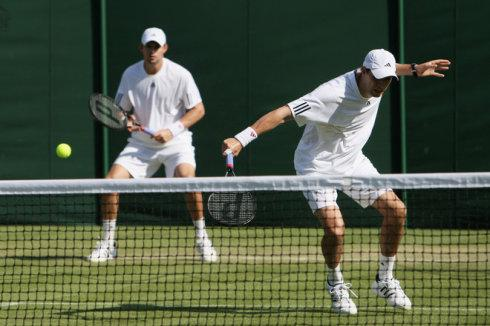
#> input picture Yolact.jittor/test.jpg, 490 x 326 px
$ python -i transforms.py   (imports and definitions only)
#> lines starting #> are read from the running program, lines starting #| are printed output that depends on the picture
# Copyright (c) Facebook, Inc. and its affiliates. All Rights Reserved.
import random

from jittor import nn,init
from PIL import Image, ImageOps, ImageEnhance
import jittor as jt
import numpy as np
import jittor.transform as T
from collections.abc import Sequence,Iterable


class Compose(object):
    def __init__(self, transforms):
        self.transforms = transforms

    # [19 lines left out: functions __call__, __repr__, not called in this run]


class Resize(object):
    # [39 lines left out: functions __init__, get_size, __call__, not called in this run]

def hflip(img):
    return img.transpose(Image.FLIP_LEFT_RIGHT)

def vflip(img):
    return img.transpose(Image.FLIP_TOP_BOTTOM)

class RandomHorizontalFlip(object):
    def __init__(self, prob=0.5):
        self.prob = prob

    # [5 lines left out: function __call__, not called in this run]

class RandomVerticalFlip(object):
    def __init__(self, prob=0.5):
        self.prob = prob

    # [5 lines left out: function __call__, not called in this run]


class Lambda(object):
    """Apply a user-defined lambda as a transform.
    Args:
        lambd (function): Lambda/function to be used for transform.
    """

    def __init__(self, lambd):
        assert callable(lambd), repr(type(lambd).__name__) + " object is not callable"
        self.lambd = lambd

    def __call__(self, img):
        return self.lambd(img)

    def __repr__(self):
        return self.__class__.__name__ + '()'

def _is_pil_image(img):
    return isinstance(img, Image.Image)

# [16 lines left out: function adjust_brightness_pil, not called in this run]


def _is_tensor_a_torch_image(x):
    return x.ndim >= 2

# [228 lines left out: functions _blend, adjust_brightness_tensor, adjust_brightness, adjust_contrast_pil, rgb_to_grayscale, adjust_contrast_tensor and 7 more, not called in this run]


class _ColorJitter(object):
    """Randomly change the brightness, contrast and saturation of an image.
    Args:
        brightness (float or tuple of float (min, max)): How much to jitter brightness.
            brightness_factor is chosen uniformly from [max(0, 1 - brightness), 1 + brightness]
            or the given [min, max]. Should be non negative numbers.
        contrast (float or tuple of float (min, max)): How much to jitter contrast.
            contrast_factor is chosen uniformly from [max(0, 1 - contrast), 1 + contrast]
            or the given [min, max]. Should be non negative numbers.
        saturation (float or tuple of float (min, max)): How much to jitter saturation.
            saturation_factor is chosen uniformly from [max(0, 1 - saturation), 1 + saturation]
            or the given [min, max]. Should be non negative numbers.
        hue (float or tuple of float (min, max)): How much to jitter hue.
            hue_factor is chosen uniformly from [-hue, hue] or the given [min, max].
            Should have 0<= hue <= 0.5 or -0.5 <= min <= max <= 0.5.
    """

    def __init__(self, brightness=0, contrast=0, saturation=0, hue=0):
        super().__init__()
        self.brightness = self._check_input(brightness, 'brightness')
        self.contrast = self._check_input(contrast, 'contrast')
        self.saturation = self._check_input(saturation, 'saturation')
        self.hue = self._check_input(hue, 'hue', center=0, bound=(-0.5, 0.5),
                                     clip_first_on_zero=False)

    def _check_input(self, value, name, center=1, bound=(0, float('inf')), clip_first_on_zero=True):
        if isinstance(value, (int,float)):
            if value < 0:
                raise ValueError("If {} is a single number, it must be non negative.".format(name))
            value = [center - float(value), center + float(value)]
            if clip_first_on_zero:
                value[0] = max(value[0], 0.0)
        elif isinstance(value, (tuple, list)) and len(value) == 2:
            if not bound[0] <= value[0] <= value[1] <= bound[1]:
                raise ValueError("{} values should be between {}".format(name, bound))
        else:
            raise TypeError("{} should be a single number or a list/tuple with lenght 2.".format(name))

        # if value is 0 or (1., 1.) for brightness/contrast/saturation
        # or (0., 0.) for hue, do nothing
        if value[0] == value[1] == center:
            value = None
        return value

    # [30 lines left out: function get_params, not called in this run]

    def __call__(self, img):
        """
        Args:
            img (PIL Image or Tensor): Input image.
        Returns:
            PIL Image or Tensor: Color jittered image.
        """
        fn_idx = np.arange(4)
        np.random.shuffle(fn_idx)

        #fn_idx = jt.randperm(4).numpy()
        for fn_id in fn_idx:
            if fn_id == 0 and self.brightness is not None:
                brightness = self.brightness
                brightness_factor = uniform_(1.0,brightness[0], brightness[1])
                img = adjust_brightness(img, brightness_factor)

            if fn_id == 1 and self.contrast is not None:
                contrast = self.contrast
                contrast_factor = uniform_(1.0,contrast[0], contrast[1])
                img = adjust_contrast(img, contrast_factor)

            if fn_id == 2 and self.saturation is not None:
                saturation = self.saturation
                saturation_factor = uniform_(1.0,saturation[0], saturation[1])
                img = adjust_saturation(img, saturation_factor)

            if fn_id == 3 and self.hue is not None:
                hue = self.hue
                hue_factor = uniform_(1.0,hue[0], hue[1])
                img = adjust_hue(img, hue_factor)

        return img

    # [7 lines left out: function __repr__, not called in this run]

class ColorJitter(object):
    # [11 lines left out: function __init__, not called in this run]

    def __call__(self, image, target):
        image = self.color_jitter(image)
        return image, target


class ToTensor(object):
    def __call__(self, image, target):
        image = T.to_tensor(image)
        return image, target


def normalize(img,mean,std):
    return (img-mean)/std

class Normalize(object):
    # [15 lines left out: functions __init__, __call__, not called in this run]

>>> import cv2
>>> picture = cv2.imread('../../../../Yolact.jittor/test.jpg', cv2.IMREAD_GRAYSCALE)
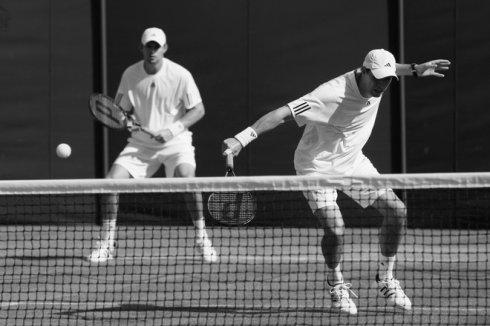
#> picture: shape (326, 490); min 0, max 255, mean 83.6
>>> result = _ColorJitter()(picture)
